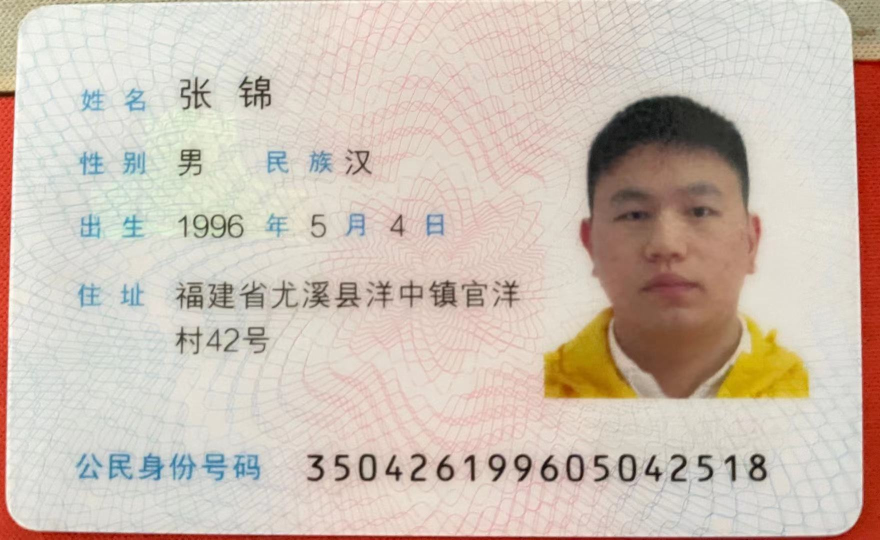
//> input picture 1.jpg, 1760 x 1079 px, given in place of the camera (shown at 1/2 size)
$ ./main   (built with g++ and OpenCV 4)
//> lines starting //> are read from the running program, lines starting //| are printed output that depends on the picture
#include <iostream>
#include <opencv2/opencv.hpp>

using namespace cv;

class CascadeDetectorAdapter : public DetectionBasedTracker::IDetector {
public:
    CascadeDetectorAdapter(cv::Ptr<cv::CascadeClassifier> detector) :
            IDetector(),
            Detector(detector) {
        CV_Assert(detector);
    }

    void detect(const cv::Mat &Image, std::vector<cv::Rect> &objects) {

        Detector->detectMultiScale(Image, objects, scaleFactor, minNeighbours, 0, minObjSize, maxObjSize);

    }

    virtual ~CascadeDetectorAdapter() {

    }

private:
    CascadeDetectorAdapter();

    cv::Ptr<cv::CascadeClassifier> Detector;
};

DetectionBasedTracker *getTracker() {
    String path = "E:\\c-project\\FaceTrain\\samples\\data\\cascade.xml";
//    String path = "E:\\opencv\\build\\etc\\lbpcascades\\lbpcascade_frontalface.xml";

    Ptr<CascadeClassifier> classifier = makePtr<CascadeClassifier>(path);
    //适配器
    Ptr<CascadeDetectorAdapter> mainDetector = makePtr<CascadeDetectorAdapter>(classifier);

    Ptr<CascadeClassifier> classifier1 = makePtr<CascadeClassifier>(path);
    //适配器
    Ptr<CascadeDetectorAdapter> trackingDetector = makePtr<CascadeDetectorAdapter>(classifier1);
    //跟踪器
    DetectionBasedTracker::Parameters DetectorParams;
    DetectionBasedTracker *tracker = new DetectionBasedTracker(mainDetector, trackingDetector, DetectorParams);
    return tracker;
}

int main() {

#if 1
    DetectionBasedTracker *tracker = getTracker();

    //开启跟踪器
    tracker->run();

    // android不能使用这个玩意
    VideoCapture capture(0);
    Mat img;
    Mat gray;

    while (1) {

        capture >> img;
//> img is the input picture: 1079 rows x 1760 cols, CV_8UC3; mean B, G, R 179.5, 191.6, 205.3

        /**
         * 预处理，去除图片噪声
         */
        // img的 颜色空间是 BGR，不像现在，早期的计算机中主流是bgr，而不是rgb
        cvtColor(img, gray, COLOR_BGR2GRAY);
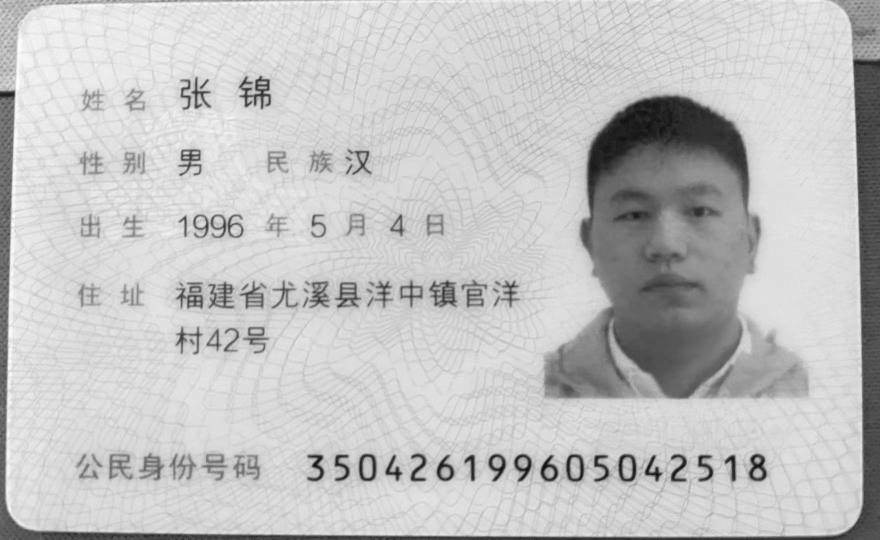
//> gray: 1079 rows x 1760 cols, CV_8UC1 (shown at 1/2 size); min 2, max 254, mean 194.3
        //增强对比度 (直方图均衡)
        equalizeHist(gray, gray);
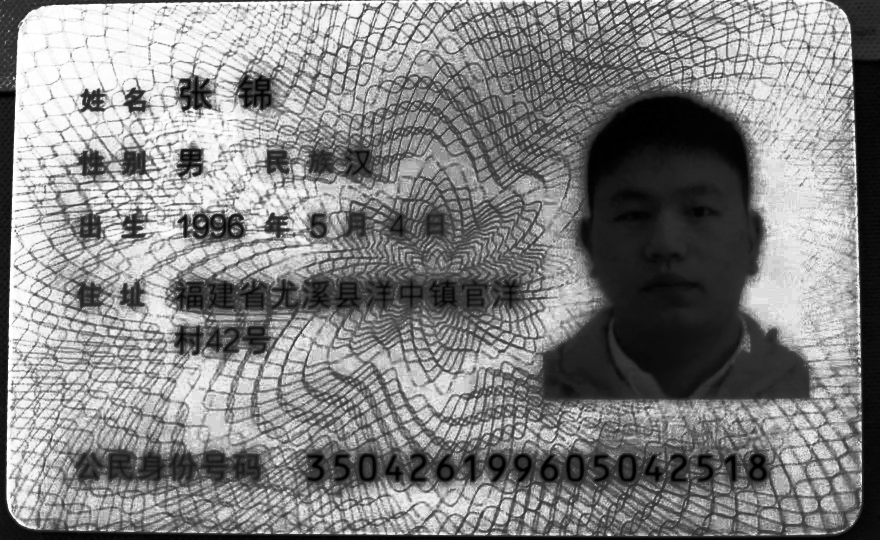
//> gray: 1079 rows x 1760 cols, CV_8UC1 (shown at 1/2 size); min 0, max 255, mean 130.2

        std::vector<Rect> faces;
        //处理
        tracker->process(gray);
        //获取结果
        tracker->getObjects(faces);

        for (Rect face : faces) {
            //画矩形
            //分别指定 bgra
            if (face.x < 0 || face.width < 0 || face.x + face.width > img.cols ||
                face.y < 0 || face.height < 0 || face.y + face.height > img.rows) {
                continue;
            }
            rectangle(img, face, Scalar(255, 0, 255));
#if 1
            static int i = 0;
            /**
             * 制作训练正样本........
             */
            //使用opencv自带的模型 记录你的脸作为样本
            //把找到的人脸扣出来
            Mat m;
            //把img中的脸部位拷贝到m中
            img(face).copyTo(m);
            //把人脸 重新设置为 24x24大小的图片
            resize(m, m, Size(24, 24));
            //转成灰度
            cvtColor(m, m, COLOR_BGR2GRAY);
//            char p[100];
//            sprintf(p, "E:\\c-project\\FaceTrain\\samples\\zhang/%d.jpg", i++);
//            //把mat写出为jpg文件
//            imwrite(p, m);
            m.release();
#endif
        }
        imshow("摄像头", img);
        //延迟30ms 按Esc退出 ,27 =Esc
        if (waitKey(30) == 27) {
//> the Esc key is pressed
            break;
        }
    }
    if (!img.empty()) img.release();
    if (!gray.empty()) gray.release();
    capture.release();
    tracker->stop();
    delete tracker;
#endif
    return 0;
}
